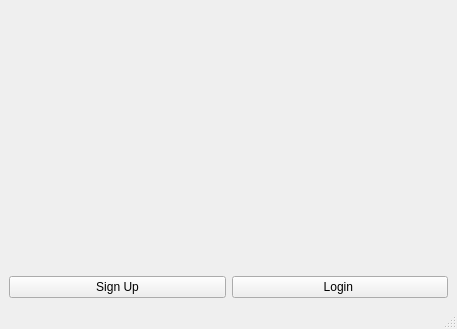
<?xml version="1.0" encoding="UTF-8"?>
<ui version="4.0">
 <class>MainWindow</class>
 <widget class="QMainWindow" name="MainWindow">
  <property name="geometry">
   <rect>
    <x>0</x>
    <y>0</y>
    <width>457</width>
    <height>329</height>
   </rect>
  </property>
  <property name="windowTitle">
   <string>MainWindow</string>
  </property>
  <widget class="QWidget" name="centralwidget">
   <layout class="QVBoxLayout" name="verticalLayout">
    <item>
     <widget class="QLabel" name="label_pic">
      <property name="text">
       <string/>
      </property>
      <property name="wordWrap">
       <bool>false</bool>
      </property>
     </widget>
    </item>
    <item>
     <layout class="QHBoxLayout" name="horizontalLayout">
      <item>
       <widget class="QPushButton" name="Signup">
        <property name="text">
         <string>Sign Up</string>
        </property>
       </widget>
      </item>
      <item>
       <widget class="QPushButton" name="Login">
        <property name="text">
         <string>Login </string>
        </property>
       </widget>
      </item>
     </layout>
    </item>
   </layout>
  </widget>
  <widget class="QMenuBar" name="menubar">
   <property name="geometry">
    <rect>
     <x>0</x>
     <y>0</y>
     <width>457</width>
     <height>26</height>
    </rect>
   </property>
  </widget>
  <widget class="QStatusBar" name="statusbar"/>
 </widget>
 <resources/>
 <connections/>
</ui>
